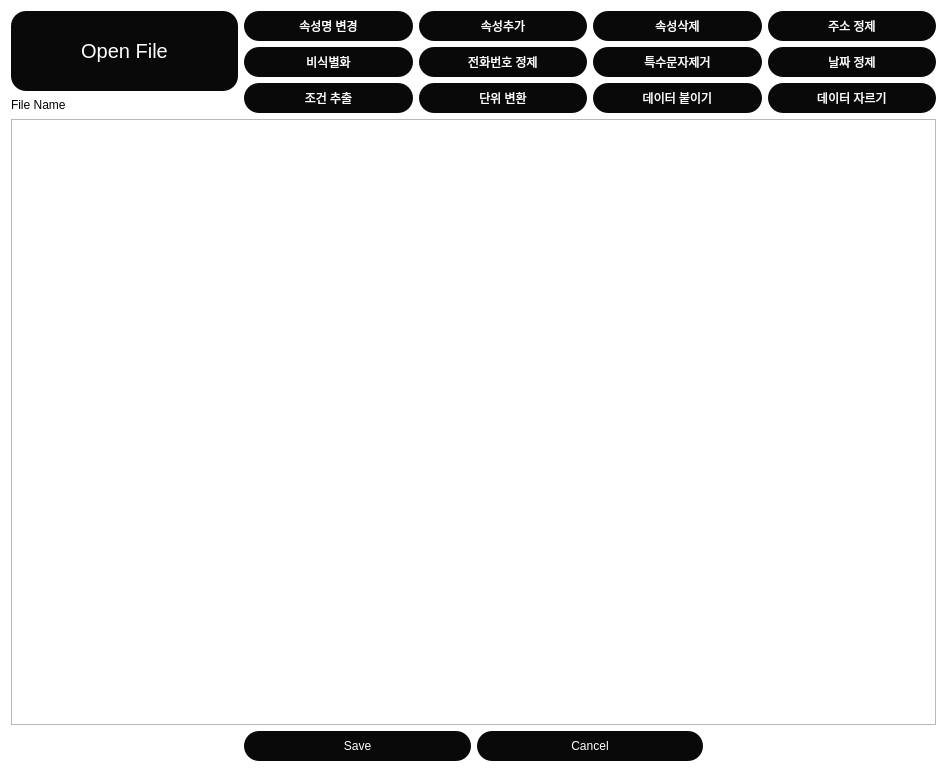
<?xml version="1.0" encoding="UTF-8"?>
<ui version="4.0">
 <class>Dialog</class>
 <widget class="QDialog" name="Dialog">
  <property name="geometry">
   <rect>
    <x>0</x>
    <y>0</y>
    <width>947</width>
    <height>772</height>
   </rect>
  </property>
  <property name="windowTitle">
   <string>Dialog</string>
  </property>
  <property name="styleSheet">
   <string notr="true">QDialog{
	background-color: #fff;
}

QPushButton{
	min-height: 30px;
	font: 11pt &quot;한컴 고딕&quot;;
	border-radius: 15px;
	background-color: #090909;
	color: #fff;
}

QPushButton:hover{
	background-color: #fff;
	color: #090909;
	border: 1px solid #090909;
}
QLabel{
	
	font: 11pt &quot;한컴 고딕&quot;;
}

#openFileBtn{
	font-size: 15pt;
}
/*
#openFileBtn{
	color: #090909;
	background-color: #fff;
	border: 1px solid #090909;
	border-radius: 40px;
	font-size: 20pt;
}

#openFileBtn:hover{
	background-color: #090909;
	color: #fff;

}*/</string>
  </property>
  <layout class="QGridLayout" name="gridLayout_3">
   <item row="5" column="0" colspan="4">
    <layout class="QGridLayout" name="gridLayout">
     <item row="1" column="0">
      <widget class="QTableView" name="tableView"/>
     </item>
    </layout>
   </item>
   <item row="6" column="2">
    <widget class="QPushButton" name="cancelBtn">
     <property name="toolTip">
      <string>&lt;html&gt;&lt;head/&gt;&lt;body&gt;&lt;p&gt;취소&lt;/p&gt;&lt;/body&gt;&lt;/html&gt;</string>
     </property>
     <property name="text">
      <string>Cancel</string>
     </property>
    </widget>
   </item>
   <item row="6" column="1">
    <widget class="QPushButton" name="saveBtn">
     <property name="toolTip">
      <string>&lt;html&gt;&lt;head/&gt;&lt;body&gt;&lt;p&gt;저장&lt;/p&gt;&lt;/body&gt;&lt;/html&gt;</string>
     </property>
     <property name="text">
      <string>Save</string>
     </property>
    </widget>
   </item>
   <item row="4" column="1" colspan="3">
    <layout class="QGridLayout" name="gridLayout_2">
     <item row="3" column="4">
      <widget class="QPushButton" name="delSpCharBtn">
       <property name="text">
        <string>특수문자제거</string>
       </property>
      </widget>
     </item>
     <item row="1" column="1">
      <widget class="QPushButton" name="setColNameBtn">
       <property name="text">
        <string>속성명 변경</string>
       </property>
      </widget>
     </item>
     <item row="4" column="1">
      <widget class="QPushButton" name="extractDataBtn">
       <property name="text">
        <string>조건 추출</string>
       </property>
      </widget>
     </item>
     <item row="1" column="5">
      <widget class="QPushButton" name="setAddressBtn">
       <property name="text">
        <string>주소 정제</string>
       </property>
      </widget>
     </item>
     <item row="1" column="4">
      <widget class="QPushButton" name="delColBtn">
       <property name="text">
        <string>속성삭제</string>
       </property>
      </widget>
     </item>
     <item row="4" column="4">
      <widget class="QPushButton" name="addCharBtn">
       <property name="text">
        <string>데이터 붙이기</string>
       </property>
      </widget>
     </item>
     <item row="4" column="5">
      <widget class="QPushButton" name="delCharBtn">
       <property name="text">
        <string>데이터 자르기</string>
       </property>
      </widget>
     </item>
     <item row="3" column="3">
      <widget class="QPushButton" name="setPhoneNumBtn">
       <property name="text">
        <string>전화번호 정제</string>
       </property>
      </widget>
     </item>
     <item row="4" column="3">
      <widget class="QPushButton" name="changeUnitBtn">
       <property name="text">
        <string>단위 변환</string>
       </property>
      </widget>
     </item>
     <item row="3" column="1">
      <widget class="QPushButton" name="setNameBtn">
       <property name="text">
        <string>비식별화</string>
       </property>
      </widget>
     </item>
     <item row="3" column="5">
      <widget class="QPushButton" name="setDateBtn">
       <property name="text">
        <string>날짜 정제</string>
       </property>
      </widget>
     </item>
     <item row="1" column="3">
      <widget class="QPushButton" name="addColBtn">
       <property name="text">
        <string>속성추가</string>
       </property>
      </widget>
     </item>
    </layout>
   </item>
   <item row="4" column="0">
    <layout class="QVBoxLayout" name="verticalLayout_2">
     <item>
      <widget class="QPushButton" name="openFileBtn">
       <property name="toolTip">
        <string>&lt;html&gt;&lt;head/&gt;&lt;body&gt;&lt;p&gt;파일 열기&lt;/p&gt;&lt;/body&gt;&lt;/html&gt;</string>
       </property>
       <property name="styleSheet">
        <string notr="true">min-height: 80px;
max-width: 250px;

</string>
       </property>
       <property name="text">
        <string>Open File</string>
       </property>
      </widget>
     </item>
     <item>
      <widget class="QLabel" name="fileNameLabel">
       <property name="text">
        <string>File Name</string>
       </property>
      </widget>
     </item>
    </layout>
   </item>
  </layout>
 </widget>
 <resources/>
 <connections/>
</ui>
